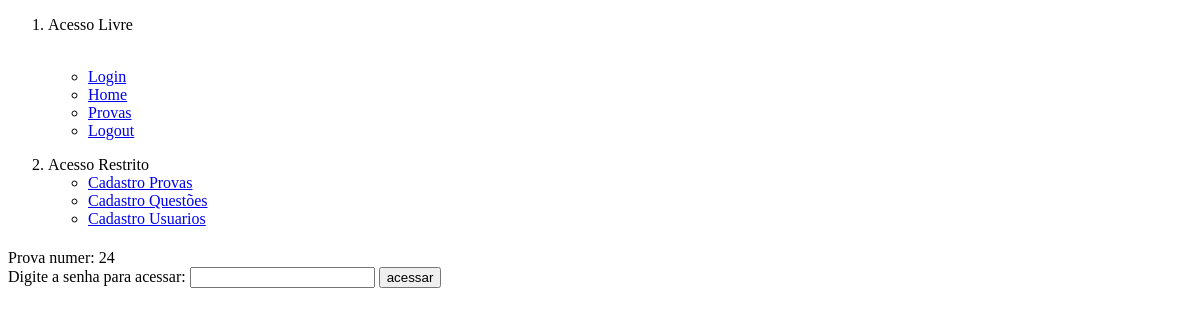
Page /provas.php (signed in) on the earlier database version.
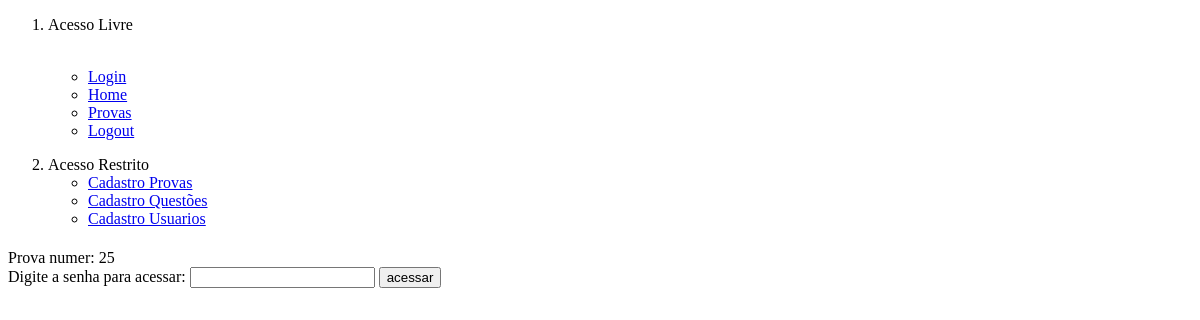
Same page on the later database version.
### tables this page shows
CREATE TABLE IF NOT EXISTS `provas` (
  `code` int(11) NOT NULL AUTO_INCREMENT,
  `senha` char(5) NOT NULL,
  `data` date NOT NULL,
  `hora_inicio` time NOT NULL,
  `hora_fim` time NOT NULL,
  `status` int(11) NOT NULL,
  PRIMARY KEY (`code`)
);

### provas.php (the view, shortened to what this page needs)
<!DOCTYPE html PUBLIC "-//W3C//DTD XHTML 1.0 Transitional//EN" "http://www.w3.org/TR/xhtml1/DTD/xhtml1-transitional.dtd">
<html xmlns="http://www.w3.org/1999/xhtml">
<head>
</head>
<body>
<ol>
    <li><p>Acesso Livre</p></br>
    	<ul>
            <li><a href="login.php">Login</a></li>
            <li><a href="home.php">Home</a></li>
            <li><a href="provas.php">Provas</a></li>
            <li><a href="logout.php">Logout</a></li>
        </ul>
    </li>
	<li><p></p>Acesso Restrito</br>
    	<ul>
    	 	<li><a href="cadastro_prova.php">Cadastro Provas</a></li>
            <li><a href="cadastro_questoes.php">Cadastro Questões</a></li>
            <li><a href="cadastro_usuario.php">Cadastro Usuarios</a></li>
    	</ul>
    </li>
</ol>
	<?php
	include('conect.php');
	$date = date('Y-m-d');
	$time = date('H:i:s');
	$select_provas = ("SELECT * FROM provas WHERE status = 1 and data = '$date'");
    $sql=mysqli_query($conexao,$select_provas);
		$row=mysqli_num_rows($sql);
	if($row == 0)
	{
		echo"<h1>Nenhuma Prova abeta</h1><br>";
	}else
	{
		while($prova = $sql-> fetch_object())
		{
			$hora_inicio=strtotime('$prova->hora_inicio');
			if($time > $hora_inicio)
			{
				echo"Prova numer: $prova->code<br>
				<form name='valida_prova' method='post' action='valida_prova.php'>
					<label>Digite a senha para acessar: </label>
					<input type='text' name='senha_prova'>
					<input type='hidden' name='code_prova' value='$prova->code'>
					</input>
					<input type='submit' value='acessar'>
				<form><br><br>";
			}else{
			echo "tem prova hoje mas não agora";
			}
		}
	}
	?>
</body>
</html>

Differences in the rows shown:
removed provas: code "24"
added provas: code "25"
